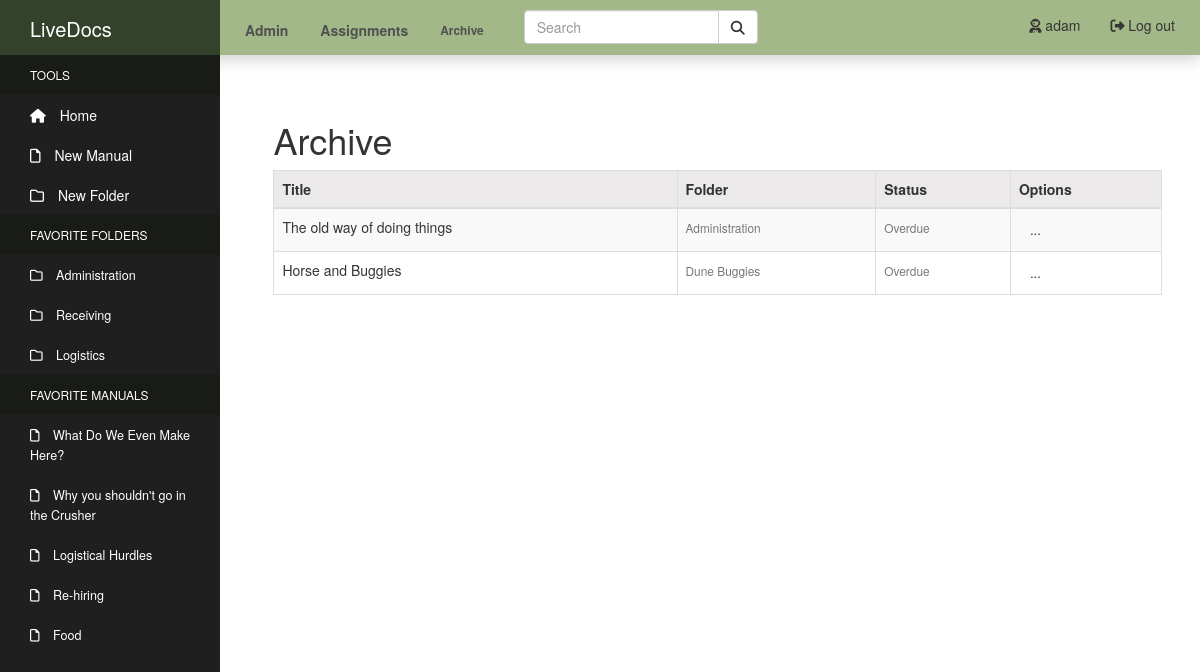
Screenshot of /archive/ (signed in) with the database file from the repository.
### manuals/models.py (models this page shows, shortened)
class Directory(MPTTModel):
    name = models.CharField(max_length=50, unique=True)
    created_by = models.ForeignKey(User, null=True, on_delete=models.SET_NULL)
    parent = TreeForeignKey(
    'self',
    null=True,
    blank=True,
    related_name='children',
    on_delete=models.CASCADE
    )
    class MPTTMeta:
        order_insertion_by: ['name']
    class Meta:
        verbose_name = 'Directory'
        verbose_name_plural = 'Directories'
    def __str__(self):
        return self.name

class Manual(models.Model):
    title = models.CharField(max_length=100)
    author = models.ForeignKey(User, related_name='author', null=True, on_delete=models.SET_NULL)
    content = models.TextField()
    tags = models.CharField(max_length=150, blank=True, null=True)
    pub_date = models.DateTimeField('Date Published', auto_now_add=True)
    admin = models.ManyToManyField(User, related_name='admin_of')
    department = models.ForeignKey(Department, related_name='manual_set', null=True, on_delete=models.SET_NULL)
    last_update = models.DateTimeField('Last Update', null=True, auto_now=True)
    last_update_by = models.ForeignKey(User, related_name='updated_by', null=True, on_delete=models.SET_NULL)
    next_update = models.DateTimeField('Next Update Due', null=True)
    update_assigned_to = models.ForeignKey(User, related_name='assigned_to', blank=True, null=True, on_delete=models.SET_NULL)
    is_archived = models.BooleanField('Archived', default=False)
    folder = TreeForeignKey(
    'Directory',
    default=1,
    related_name='manuals',
    on_delete=models.CASCADE
    )
    objects = models.Manager()
    active_objects = ManualActiveManager()
    def update_status(self):
        now = timezone.now()
        status = [
            'up_to_date',
            'due_soon',
            'overdue'
        ]
        if self.next_update - now >= datetime.timedelta(weeks=2):
            return status[0]
        elif self.next_update - now <= datetime.timedelta(days=0):
            return status[2]
        else:
            return status[1]

### manuals/views.py (the view)
# urls.py: path('archive/', views.archive, name='archive' ),
@login_required
def archive(request):
    archived = Manual.objects.filter(is_archived=True)
    context = {'archived': archived}
    return render(request, 'manuals/archive.html', context)

### manuals_site/my_processors/my_context.py (called while the page is built)
def custom_message_processor(request):
    messages = []
    uniq_messages = []
    for m in get_messages(request):
        if m.message not in messages:
            messages.append(m.message)
            uniq_messages.append(m)
    return {'messages': uniq_messages}

### manuals/templates/manuals/archive.html (shortened to what this page needs)
{% extends "manuals/header.html" %}
{% block content %}
    <div class="content-section">
        <h1>Archive</h1>
        <table id="admin-table" class="table table-striped table-hover table-bordered">
            <thead class="admin-head">
            <tr class="sticky-header">
                <th class="admin-col">Title</th>
                <th>Folder</th>
                <th>Status</th>
                <th>Options</th>
            </tr>
            </thead>
            <tbody class="admin-body">
            {% if archived %}
            {% for manual in archived %}
                <tr>
                    <td class="admin-col">
                    <a href="{% url 'manual-detail' manual.id %}">{{ manual.title }}</a></td>
                    <td><small class="text-muted">{{ manual.folder }}</small></td>
                    {% if manual.update_status == "due_soon" %}
                    <td><small class="text-muted">Due soon</small></td>
                    {% elif manual.update_status == "overdue" %}
                    <td><small class="text-muted">Overdue</small></td>
                    {% else %}
                    <td><small class="text-muted">Up to date</small></td>
                    {% endif %}
                    <td class="admin-option">
                        <div class="file-dropdown">
                        <a class="btn btn-sm btn-drop" href="#">...</a>
                        </div>
                    </td>
                </tr>
            {% endfor %}
            {% else %}
            <tr><td>
                <li class="list-group-item">There are currently no archived manuals</li>
            </td></tr>
            {% endif %}
            </tbody>
        </table>
    </div>
{% endblock %}

### manuals/templates/manuals/header.html (shortened to what this page needs)
<!DOCTYPE html>
<html lang="en">
<head>
    {% load static %}
    <link rel="stylesheet" type="text/css" href="{% static 'manuals/css/bootstrap.css' %}">
    <link rel="stylesheet" type="text/css" href="{% static 'manuals/css/styles.css' %}">
    <link rel="stylesheet" href="https://cdnjs.cloudflare.com/ajax/libs/font-awesome/4.7.0/css/font-awesome.min.css">
</head>
<body>
  <nav class="navbar navbar-default navbar-fixed-top">
    <div class="container-fluid nav-container">
      <div class="navbar-header">
        <a class="navbar-brand" href="#">Market Manuals</a>
      </div>
      <ul class="nav navbar-nav nav-pills">
        {% if user.is_authenticated and user.is_staff %}
          <li><a href="{% url 'manage' %}"><strong>Admin</strong></a></li>
        {% endif %}
        <li><a href="{% url 'assignments' %}"><strong>Assignments</strong></a></li>
        <li><a class="archive-link" href="{% url 'archive' %}"><strong>Archive</strong></a></li>
      </ul>
      <ul class="nav nav-pills navbar-right">
        {% if user.is_authenticated %}
          <li><a href="{% url 'logout' %}"><i class="fas fa-sign-out-alt"></i> Log out</a></li>
          <li><a href="{% url 'profile' %}"><i class="fas fa-user-astronaut"></i> {{ user.username }}</a></li>
        {% else %}
          <li><a href="{% url 'login' %}"><i class="fas fa-sign-in-alt"></i> Log in</a></li>
          <li><a href="{% url 'register' %}"><i class="fas fa-door-open"></i> Sign Up</a></li>
        {% endif %}
      </ul>
      <form class="navbar-form navbar-left" action="{% url 'search' %}" method="GET">
        <div class="input-group">
          <input type="text" id="search-bar" class="form-control" name="qs" placeholder="Search">
          <div class="input-group-btn">
            <button class="btn btn-default" type="submit">
              <i class="fas fa-search"></i>
            </button>
          </div>
        </div>
      </form>
    </div>
  </nav>
    <div class="sidebar-container">
            <div class="sidebar-logo">
              LiveDocs
            </div>
            <ul class="sidebar-navigation">
              <li class="header">Tools</li>
              <li>
                <a href="{% url 'index' %}">
                  <i class="fa fa-home" aria-hidden="true"></i> Home
                </a>
              </li>
              <li>
                <a id="new-manual" href="{% url 'manual-create' %}">
                  <i class="far fa-file" aria-hidden="true"></i> New Manual
                </a>
              </li>
              <li>
                <a id="new-dir" href="#">
                  <i class="far fa-folder" aria-hidden="true"></i> New Folder
                </a>
              </li>
              <li class="header">Favorite Folders</li>
              {% for dir_fav in user.profile.directory_favorites.all %}
                <li>
                  <a class="favorites favorites-folder" href="{% url 'index' %}?dir_id={{ dir_fav.id }}">
                    <i class="far fa-folder" aria-hidden="true"></i> {{ dir_fav.name }}
                  </a>
                </li>
              {% endfor %}
              <li class="header">Favorite Manuals</li>
              {% for man_fav in user.profile.manual_favorites.all %}
                <li>
                  <a class="favorites favorites-manual" href="{% url 'manual-detail' man_fav.id %}">
                    <i class="far fa-file" aria-hidden="true"></i> {{ man_fav.title }}
                  </a>
                </li>
              {% endfor %}
            </ul>
          </div>
          <div class="content-container">
            <div class="container-fluid main-container">
              {% block content %}
              {% endblock %}
            </div>
          </div>
</body>
</html>

### manuals/static/manuals/css/styles.css (style rules this page uses)
.container-fluid.main-container { margin-top: 25px; }
.sidebar-container { position: fixed; width: 220px; height: 100%; left: 0; overflow-x: hidden; overflow-y: auto; background: #1f1f1f; color: #fff; z-index: 2; top: 0; }
.sidebar-logo { position: sticky; padding: 15px 15px 5px 30px; font-size: 20px; height: 55px; background-color: rgb(52, 66, 44); z-index: 3; top: 0; }
.sidebar-navigation { padding: 0; margin: 0; list-style-type: none; position: relative; }
.sidebar-navigation li { background-color: transparent; position: relative; display: inline-block; width: 100%; line-height: 20px; }
.sidebar-navigation li a { padding: 10px 15px 10px 30px; display: block; color: #fff; }
.sidebar-navigation li .fa { margin-right: 10px; }
.sidebar-navigation li .far { margin-right: 10px; }
.sidebar-navigation .header { font-size: 12px; text-transform: uppercase; background-color: #191b17; padding: 10px 15px 10px 30px; }
.sidebar-navigation .header::before { background-color: transparent; }
.favorites { font-size: 90%; }
.content-container { padding-left: 235px; margin-top: 30px; padding-top: 45px; }
.container-fluid.nav-container { padding-left: 0px; }
.navbar { max-height: 55px; min-height: 55px; }
.navbar-default { border: none; border-radius: 0px; background-color: rgb(163, 184, 136); z-index: 2; box-shadow: 0px 4px 16px 0px rgba(0,0,0,0.2); }
.navbar-header { background-color: rgb(52, 66, 44); width: 220px; margin: 0px; }
.navbar-brand { color: #fff; }
.nav-pills { padding-left: 10px; padding-right: 10px; padding-top: 5px; }
.navbar-default .navbar-nav > li > a { color: rgba(78, 78, 78, 0.986); }
.input-group { top: 2px; }
.navbar-default .navbar-nav li .archive-link { font-size: 85%; }
.admin-head { color: #333333; background-color:#ebe9e9; }
.btn-drop { font-size: 10pt; padding-top: 2px; padding-bottom: 2px; }
.folder-dropdown, .file-dropdown { position: relative; display: inline-block; }
.content-section { width: 95%; margin: auto; margin-bottom: 60px; }

### rows the page displays
Directory: name "Administration"
Directory: name "Receiving"
Directory: name "Logistics"
Manual: title "What Do We Even Make Here?"
Manual: title "Why you shouldn't go in the Crusher"
Manual: title "Logistical Hurdles"
Manual: title "Re-hiring"
Manual: title "Food"
Manual: title "The old way of doing things", folder "Administration", shows "Overdue"
Manual: title "Horse and Buggies", folder "Dune Buggies", shows "Overdue"

### other values shown
{{ user.username }} "adam"
